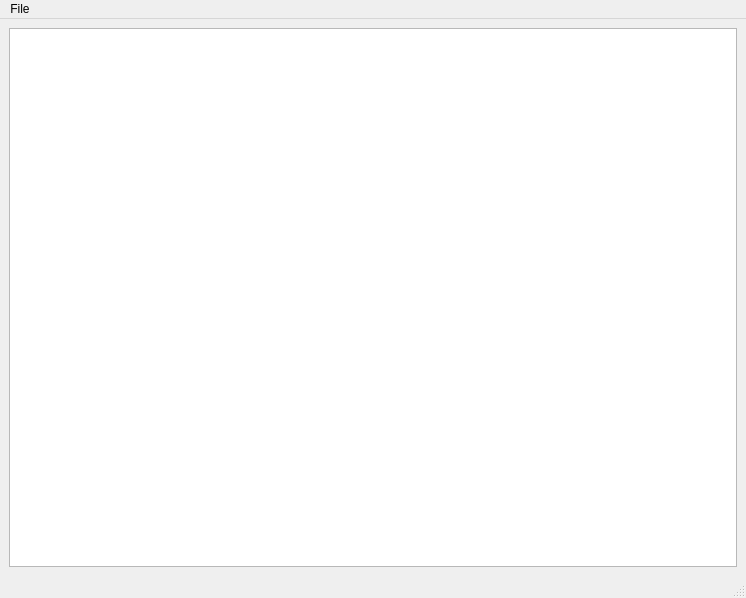
<?xml version="1.0" encoding="UTF-8"?>
<ui version="4.0">
 <class>MainWindow</class>
 <widget class="QMainWindow" name="YTDL_mp3 Config Editor">
  <property name="geometry">
   <rect>
    <x>0</x>
    <y>0</y>
    <width>746</width>
    <height>598</height>
   </rect>
  </property>
  <property name="windowTitle">
   <string>YTDL_mp3 Config Editor</string>
  </property>
  <widget class="QWidget" name="centralwidget">
   <layout class="QGridLayout" name="gridLayout">
    <item row="0" column="0">
     <widget class="QPlainTextEdit" name="editplace"/>
    </item>
   </layout>
  </widget>
  <widget class="QMenuBar" name="menubar">
   <property name="geometry">
    <rect>
     <x>0</x>
     <y>0</y>
     <width>746</width>
     <height>21</height>
    </rect>
   </property>
   <widget class="QMenu" name="menuFile">
    <property name="title">
     <string>File</string>
    </property>
    <addaction name="save"/>
    <addaction name="reload"/>
   </widget>
   <addaction name="menuFile"/>
  </widget>
  <widget class="QStatusBar" name="statusbar"/>
  <action name="save">
   <property name="text">
    <string>Save</string>
   </property>
  </action>
  <action name="reload">
   <property name="text">
    <string>Reload</string>
   </property>
  </action>
 </widget>
 <resources/>
 <connections/>
</ui>
